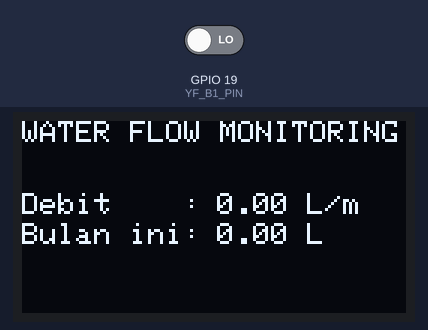
Simulated run of this sketch. Board: ESP32. Parts: 128×64 one-colour display. Inputs (shaded band) come from the test bench; at power-on: GPIO 19 (YF_B1_PIN) LOW. WiFi joins after 1.5 s; servers stay silent unless stated; the display library's start-up logo is not drawn; uploads are accepted with an empty reply; what the sketch prints to the serial monitor is not drawn.

Above: at 4.93 s.
At 5.7 s:
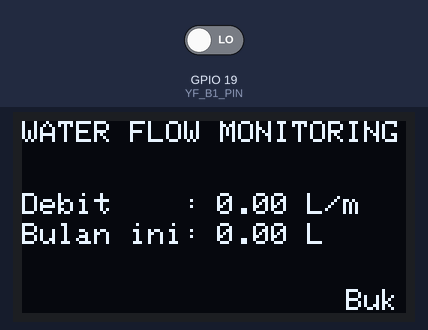
5.8 s: GPIO 19 (YF_B1_PIN) driven HIGH
At 6.98 s:
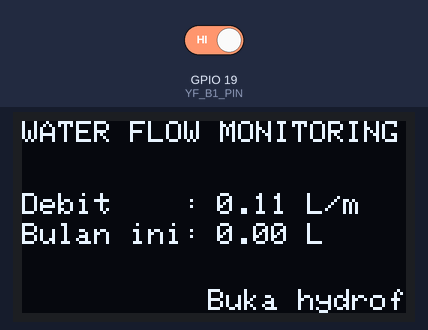
Timing chart, 0 to 8.8 s (numbered marks = the images above; inputs shaded):
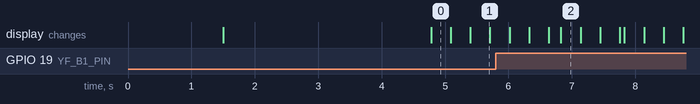

The sketch:

esp_waterflow.ino
```cpp
// (licence header left out)
#include <Wire.h>
#include <Adafruit_GFX.h>
#include <Adafruit_SSD1306.h>
#include <WiFi.h>
#include <HTTPClient.h>
#define YF_B1_PIN 19 // pin of water flow sensor in pin 19

Adafruit_SSD1306 display(128, 64, &Wire, -1); // OLED display object

// Replace with your network credentials
const char* ssid     = "ARNUR"; //your wifi ssid
const char* password = "takonmama"; //your wifi password

// REPLACE with your Domain name and URL path or IP address with path
const char* serverName = "http://192.168.0.2/esp-waterflow-monitoring/post-data.php"; //example http://192.168.0.12/esp-waterflow-monitoring/post-data.php

// Keep this API Key value to be compatible with the PHP code provided in the project page.
// If you change the apiKeyValue value, the PHP file /post-esp-data.php also needs to have the same key
String apiKeyValue = "tPmAT5Ab3j7F9";

volatile unsigned long pulseCount = 0;
volatile float flowRate;
float flowLiterPerMin;
float totalVolume = 0;
unsigned long prevTime = 0;
int scrollPosition = 128;
float prevFlowLiterPerMin = -1; // Variable to store previous flowLiterPerMin value
unsigned long prevSendTime = 0; // Variable to store previous send time
const int sendInterval = 30000; // Interval to send data in milliseconds (30 seconds)
unsigned long prevScrollTime = 0;
const int scrollInterval = 10; // Interval waktu perubahan posisi teks (10 ms)

void IRAM_ATTR countPulse() {
  pulseCount++;
}

void setup() {
  Serial.begin(115200);

  WiFi.begin(ssid, password);
  Serial.println("Connecting");
  while(WiFi.status() != WL_CONNECTED) {
    delay(500);
    Serial.print(".");
  }
  Serial.println("");
  Serial.print("Connected to WiFi network with IP Address: ");
  Serial.println(WiFi.localIP());

  pinMode(YF_B1_PIN, INPUT);
  attachInterrupt(digitalPinToInterrupt(YF_B1_PIN), countPulse, RISING);
  display.begin(SSD1306_SWITCHCAPVCC, 0x3C); // initialize with the I2C addr 0x3C (for 128x64)
  display.display();
  delay(3000);
  display.clearDisplay();
}

void loop() {

  //Check WiFi connection status
  if(WiFi.status()== WL_CONNECTED){
//    WiFiClientSecure *client = new WiFiClientSecure;
//    client->setInsecure(); //don't use SSL certificate
//    HTTPClient https;  // if serverName is using https:// replace all "http" syntax with "https"

    WiFiClient client;
    HTTPClient http;

    // Your Domain name with URL path or IP address with path
    http.begin(client, serverName);

    // Specify content-type header
    http.addHeader("Content-Type", "application/x-www-form-urlencoded");

    // Check if flowLiterPerMin has changed or it's time to send data
    if (flowLiterPerMin != prevFlowLiterPerMin || (millis() - prevSendTime) >= sendInterval) {
      // Prepare your HTTP POST request data
      String httpRequestData = "api_key=" + apiKeyValue + "&value1=" + String(flowLiterPerMin)
                            + "&value2=" + String(totalVolume) + "";
      Serial.print("httpRequestData: ");
      Serial.println(httpRequestData);

      // You can comment the httpRequestData variable above
      // then, use the httpRequestData variable below (for testing purposes without the BME280 sensor)
      //String httpRequestData = "api_key=tPmAT5Ab3j7F9&sensor=BME280&location=Office&value1=24.75&value2=49.54&value3=1005.14";

      // Send HTTP POST request
      int httpResponseCode = http.POST(httpRequestData);

      // If you need an HTTP request with a content type: text/plain
      //http.addHeader("Content-Type", "text/plain");
      //int httpResponseCode = https.POST("Hello, World!");

      // If you need an HTTP request with a content type: application/json, use the following:
      //http.addHeader("Content-Type", "application/json");
      //int httpResponseCode = https.POST("{\"value1\":\"19\",\"value2\":\"67\",\"value3\":\"78\"}");

      if (httpResponseCode>0) {
        Serial.print("HTTP Response code: ");
        Serial.println(httpResponseCode);
      }
      else {
        Serial.print("Error code: ");
        Serial.println(httpResponseCode);
      }
      // Update previous flowLiterPerMin value and send time
      prevFlowLiterPerMin = flowLiterPerMin;
      prevSendTime = millis();
    }
    // Free resources
    http.end();
  }
  else {
    Serial.println("WiFi Disconnected");
  }

  unsigned long currentTime = millis();
  unsigned long timeDifference = (currentTime - prevTime);

  if (timeDifference > 1000) { // Update flow rate every 1 second
    detachInterrupt(digitalPinToInterrupt(YF_B1_PIN));
    flowRate = pulseCount / (timeDifference / 1000.0);
    flowLiterPerMin = flowRate * 60 / 550; // 550 is the number of pulses per liter for YF-B1
    totalVolume += flowLiterPerMin / 60;
    pulseCount = 0;
    prevTime = currentTime;
    attachInterrupt(digitalPinToInterrupt(YF_B1_PIN), countPulse, RISING);
  }

  display.setTextSize(1);
  display.setTextColor(SSD1306_WHITE);

  display.setCursor(0, 0);
  display.print("WATER FLOW MONITORING");

  display.setCursor(0, 24);
  display.print("Debit    : ");
  display.setCursor(0, 34);
  display.print("Bulan ini: ");

  display.setCursor(scrollPosition, 56);
  display.print("Buka hydroflow.id pada Browser Anda untuk sumber kode dari project ini");

  display.setTextSize(1);
  display.setTextColor(SSD1306_WHITE);
  display.setCursor(65, 24);
  display.print(flowLiterPerMin, 2);
  display.print(" L/m  ");

  display.setCursor(65, 34);
  display.print(totalVolume, 2);
  display.print(" L    ");

  display.display();
  display.clearDisplay();

  // Scrolling effect
    scrollPosition--;
    if (scrollPosition < -430) { // -430 sesuai dengan panjang tulisan "Buka iot.bem-unwiku.com pada browser Anda untuk online monitoring"
      scrollPosition = 128; // Reset scroll position ke awal jika sudah selesai scrolling
    }

  delay(5); // speed scrolling effect
}
```
